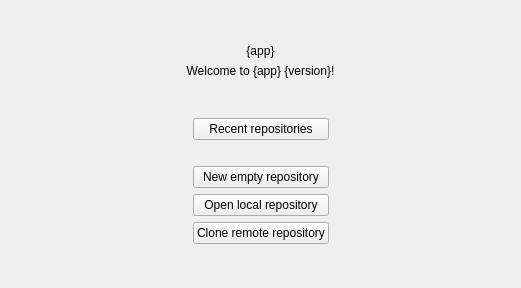
<?xml version="1.0" encoding="UTF-8"?>
<ui version="4.0">
 <class>WelcomeWidget</class>
 <widget class="QWidget" name="WelcomeWidget">
  <property name="geometry">
   <rect>
    <x>0</x>
    <y>0</y>
    <width>521</width>
    <height>288</height>
   </rect>
  </property>
  <property name="windowTitle">
   <string>Welcome</string>
  </property>
  <layout class="QGridLayout" name="gridLayout">
   <item row="9" column="1">
    <spacer name="verticalSpacer_2">
     <property name="orientation">
      <enum>Qt::Vertical</enum>
     </property>
     <property name="sizeHint" stdset="0">
      <size>
       <width>20</width>
       <height>27</height>
      </size>
     </property>
    </spacer>
   </item>
   <item row="5" column="1">
    <spacer name="verticalSpacer_4">
     <property name="orientation">
      <enum>Qt::Vertical</enum>
     </property>
     <property name="sizeType">
      <enum>QSizePolicy::Fixed</enum>
     </property>
     <property name="sizeHint" stdset="0">
      <size>
       <width>20</width>
       <height>20</height>
      </size>
     </property>
    </spacer>
   </item>
   <item row="7" column="2">
    <spacer name="horizontalSpacer_2">
     <property name="orientation">
      <enum>Qt::Horizontal</enum>
     </property>
     <property name="sizeHint" stdset="0">
      <size>
       <width>40</width>
       <height>20</height>
      </size>
     </property>
    </spacer>
   </item>
   <item row="0" column="1">
    <spacer name="verticalSpacer">
     <property name="orientation">
      <enum>Qt::Vertical</enum>
     </property>
     <property name="sizeHint" stdset="0">
      <size>
       <width>20</width>
       <height>27</height>
      </size>
     </property>
    </spacer>
   </item>
   <item row="6" column="1">
    <widget class="QPushButton" name="newRepoButton">
     <property name="text">
      <string>New empty repository</string>
     </property>
    </widget>
   </item>
   <item row="7" column="0">
    <spacer name="horizontalSpacer">
     <property name="orientation">
      <enum>Qt::Horizontal</enum>
     </property>
     <property name="sizeHint" stdset="0">
      <size>
       <width>40</width>
       <height>20</height>
      </size>
     </property>
    </spacer>
   </item>
   <item row="2" column="0" colspan="3">
    <widget class="QLabel" name="welcomeLabel">
     <property name="text">
      <string>Welcome to {app} {version}!</string>
     </property>
     <property name="alignment">
      <set>Qt::AlignCenter</set>
     </property>
    </widget>
   </item>
   <item row="8" column="1">
    <widget class="QPushButton" name="cloneRepoButton">
     <property name="text">
      <string>Clone remote repository</string>
     </property>
    </widget>
   </item>
   <item row="7" column="1">
    <widget class="QPushButton" name="openRepoButton">
     <property name="text">
      <string>Open local repository</string>
     </property>
    </widget>
   </item>
   <item row="3" column="1">
    <spacer name="verticalSpacer_3">
     <property name="orientation">
      <enum>Qt::Vertical</enum>
     </property>
     <property name="sizeHint" stdset="0">
      <size>
       <width>20</width>
       <height>27</height>
      </size>
     </property>
    </spacer>
   </item>
   <item row="1" column="0" colspan="3">
    <widget class="QLabel" name="logoLabel">
     <property name="text">
      <string notr="true">{app}</string>
     </property>
     <property name="alignment">
      <set>Qt::AlignCenter</set>
     </property>
    </widget>
   </item>
   <item row="4" column="1">
    <widget class="QPushButton" name="recentReposButton">
     <property name="text">
      <string>Recent repositories</string>
     </property>
    </widget>
   </item>
  </layout>
 </widget>
 <resources/>
 <connections/>
 <slots>
  <signal>newRepo()</signal>
  <signal>openRepo()</signal>
  <signal>cloneRepo()</signal>
 </slots>
</ui>
